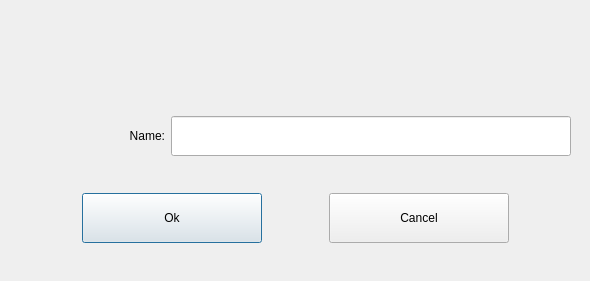
<?xml version="1.0" encoding="UTF-8"?>
<ui version="4.0">
 <class>AddingToFavouritesDialog</class>
 <widget class="QDialog" name="AddingToFavouritesDialog">
  <property name="geometry">
   <rect>
    <x>0</x>
    <y>0</y>
    <width>590</width>
    <height>281</height>
   </rect>
  </property>
  <property name="windowTitle">
   <string>Dialog</string>
  </property>
  <widget class="QWidget" name="layoutWidget">
   <property name="geometry">
    <rect>
     <x>20</x>
     <y>100</y>
     <width>551</width>
     <height>161</height>
    </rect>
   </property>
   <layout class="QVBoxLayout" name="verticalLayout">
    <item>
     <layout class="QHBoxLayout" name="horizontalLayout_2">
      <item>
       <widget class="QLabel" name="label">
        <property name="minimumSize">
         <size>
          <width>0</width>
          <height>40</height>
         </size>
        </property>
        <property name="text">
         <string>Name:</string>
        </property>
        <property name="alignment">
         <set>Qt::AlignRight|Qt::AlignTrailing|Qt::AlignVCenter</set>
        </property>
       </widget>
      </item>
      <item>
       <widget class="QLineEdit" name="name_">
        <property name="sizePolicy">
         <sizepolicy hsizetype="Fixed" vsizetype="Fixed">
          <horstretch>0</horstretch>
          <verstretch>0</verstretch>
         </sizepolicy>
        </property>
        <property name="minimumSize">
         <size>
          <width>400</width>
          <height>40</height>
         </size>
        </property>
        <property name="maximumSize">
         <size>
          <width>220</width>
          <height>16777215</height>
         </size>
        </property>
       </widget>
      </item>
     </layout>
    </item>
    <item>
     <spacer name="verticalSpacer">
      <property name="orientation">
       <enum>Qt::Vertical</enum>
      </property>
      <property name="sizeType">
       <enum>QSizePolicy::Fixed</enum>
      </property>
      <property name="sizeHint" stdset="0">
       <size>
        <width>15</width>
        <height>15</height>
       </size>
      </property>
     </spacer>
    </item>
    <item>
     <layout class="QHBoxLayout" name="horizontalLayout_3">
      <item>
       <spacer name="horizontalSpacer">
        <property name="orientation">
         <enum>Qt::Horizontal</enum>
        </property>
        <property name="sizeHint" stdset="0">
         <size>
          <width>40</width>
          <height>20</height>
         </size>
        </property>
       </spacer>
      </item>
      <item>
       <widget class="QPushButton" name="ok_">
        <property name="minimumSize">
         <size>
          <width>180</width>
          <height>50</height>
         </size>
        </property>
        <property name="text">
         <string>Ok</string>
        </property>
       </widget>
      </item>
      <item>
       <spacer name="horizontalSpacer_3">
        <property name="orientation">
         <enum>Qt::Horizontal</enum>
        </property>
        <property name="sizeHint" stdset="0">
         <size>
          <width>40</width>
          <height>20</height>
         </size>
        </property>
       </spacer>
      </item>
      <item>
       <widget class="QPushButton" name="cancel_">
        <property name="minimumSize">
         <size>
          <width>180</width>
          <height>50</height>
         </size>
        </property>
        <property name="text">
         <string>Cancel</string>
        </property>
       </widget>
      </item>
      <item>
       <spacer name="horizontalSpacer_2">
        <property name="orientation">
         <enum>Qt::Horizontal</enum>
        </property>
        <property name="sizeHint" stdset="0">
         <size>
          <width>40</width>
          <height>20</height>
         </size>
        </property>
       </spacer>
      </item>
     </layout>
    </item>
   </layout>
  </widget>
 </widget>
 <tabstops>
  <tabstop>name_</tabstop>
  <tabstop>ok_</tabstop>
  <tabstop>cancel_</tabstop>
 </tabstops>
 <resources/>
 <connections>
  <connection>
   <sender>ok_</sender>
   <signal>clicked()</signal>
   <receiver>AddingToFavouritesDialog</receiver>
   <slot>accept()</slot>
   <hints>
    <hint type="sourcelabel">
     <x>191</x>
     <y>229</y>
    </hint>
    <hint type="destinationlabel">
     <x>191</x>
     <y>268</y>
    </hint>
   </hints>
  </connection>
  <connection>
   <sender>cancel_</sender>
   <signal>clicked()</signal>
   <receiver>AddingToFavouritesDialog</receiver>
   <slot>reject()</slot>
   <hints>
    <hint type="sourcelabel">
     <x>475</x>
     <y>233</y>
    </hint>
    <hint type="destinationlabel">
     <x>475</x>
     <y>267</y>
    </hint>
   </hints>
  </connection>
 </connections>
</ui>
